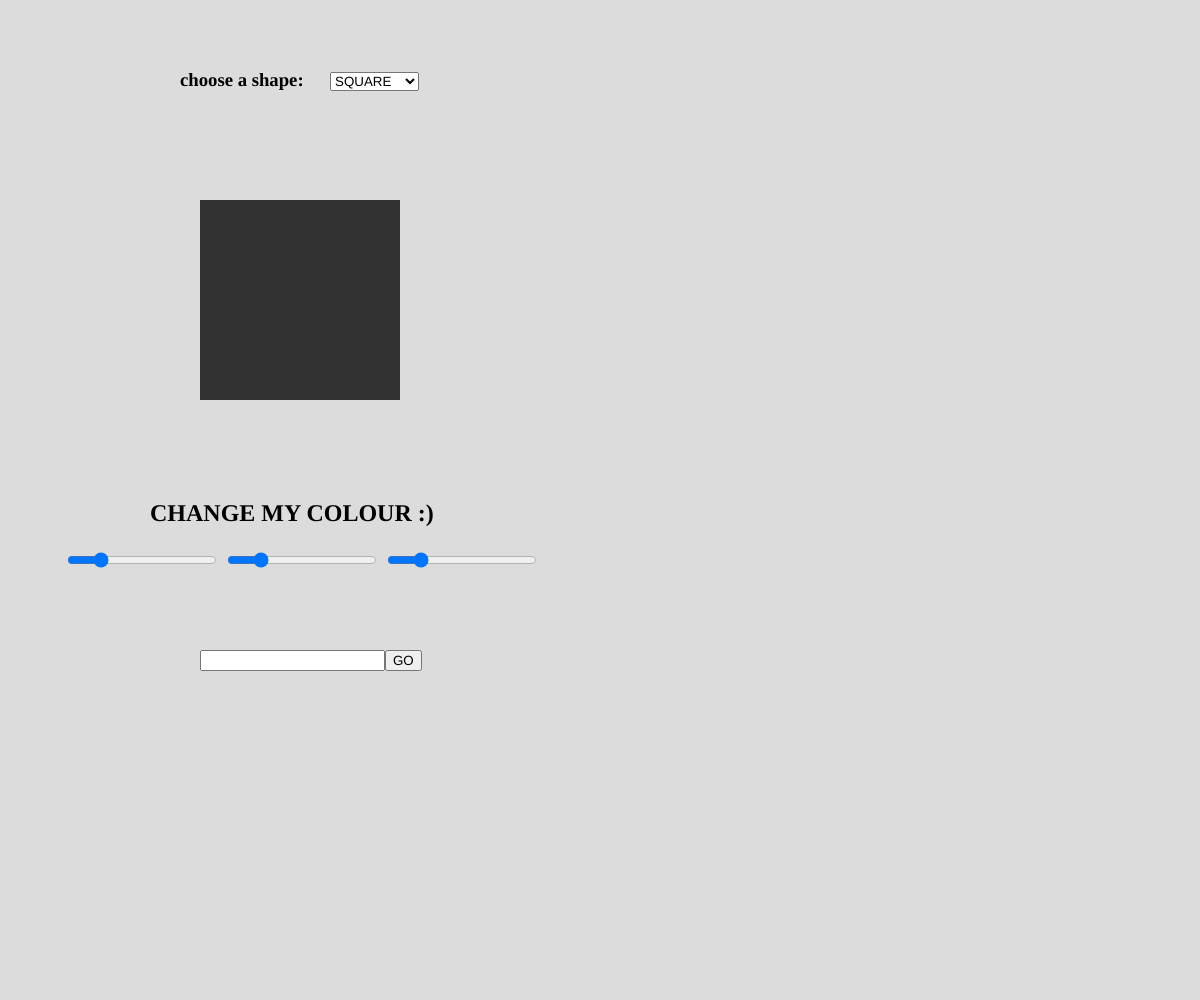
Frame 1 (no input)
Frame 60 (no input): identical to frame 1, image omitted
Frame 120 (the mouse pressed at the canvas centre since frame 60): identical to frame 1, image omitted

The p5.js sketch that drew this single still picture (run headless with seeded random() and noise() and a simulated clock; from frame 60 on, the mouse is pressed at the canvas centre):

// p5.js sketch
// ── sketch.js

let sliderR;
let sliderG;
let sliderB;
let words;
let words2;
let input;
let statement;
let listStatements =[];
let selection;



function setup() {
  createCanvas(windowWidth, 1000);
  sliderR = createSlider (0,255);
  sliderR.position(65, 550);
  sliderR.size(150);
  sliderG = createSlider(0,255);
  sliderG.position(225, 550);
  sliderG.size(150);
  sliderB = createSlider(0,255);
  sliderB.position(385, 550);
  sliderB.size(150);
  
  words = createElement('h2', 'CHANGE MY COLOUR :)')
  words.style('color', 'black')
  words.position(150,480)
  
  words2 = createElement( 'h3', 'choose a shape:')
  words2.style('color', 'black')
  words2.position( 180, 50,)

  selection = createSelect();
  selection.position(330, 72);
  selection.option('SQUARE');
  selection.option('TRIANGLE');
  selection.option('CIRCLE');

  input= createInput();
  input.position(200, 650)

  let button = createButton('GO')
  button.position(input.x + input.width, input.y)
  button.mousePressed(typeWords);
}

function typeWords(){
statement = input.value();
input.value(''); //resets input
listStatements.push(statement);
if( listStatements.length > 5){
listStatements.shift();
}
}

function draw() {

  background(220)
   let Rval = sliderR.value();
   let Gval = sliderG.value();
   let Bval = sliderB.value();

   let x = selection.selected();
   if (x === 'SQUARE'){
     noStroke();
     fill(Rval, Gval, Bval);
    rect(200, 200, 200, 200);
   } else if (x === 'TRIANGLE'){
    noStroke();
     fill(Rval, Gval, Bval);
    triangle (200, 400, 300, 200, 400, 400);
   } else if (x === 'CIRCLE'){
    noStroke();
     fill(Rval, Gval, Bval);
    ellipse(300, 300, 250, 250 )
   }
   
   for(x = 0; x < listStatements.length; x++){
    text(listStatements[x],150, 800 + x * 30) // moves words down a line each time
    textSize(30)
    textStyle(BOLDITALIC)

  }  
 
}

   
   
  

 
